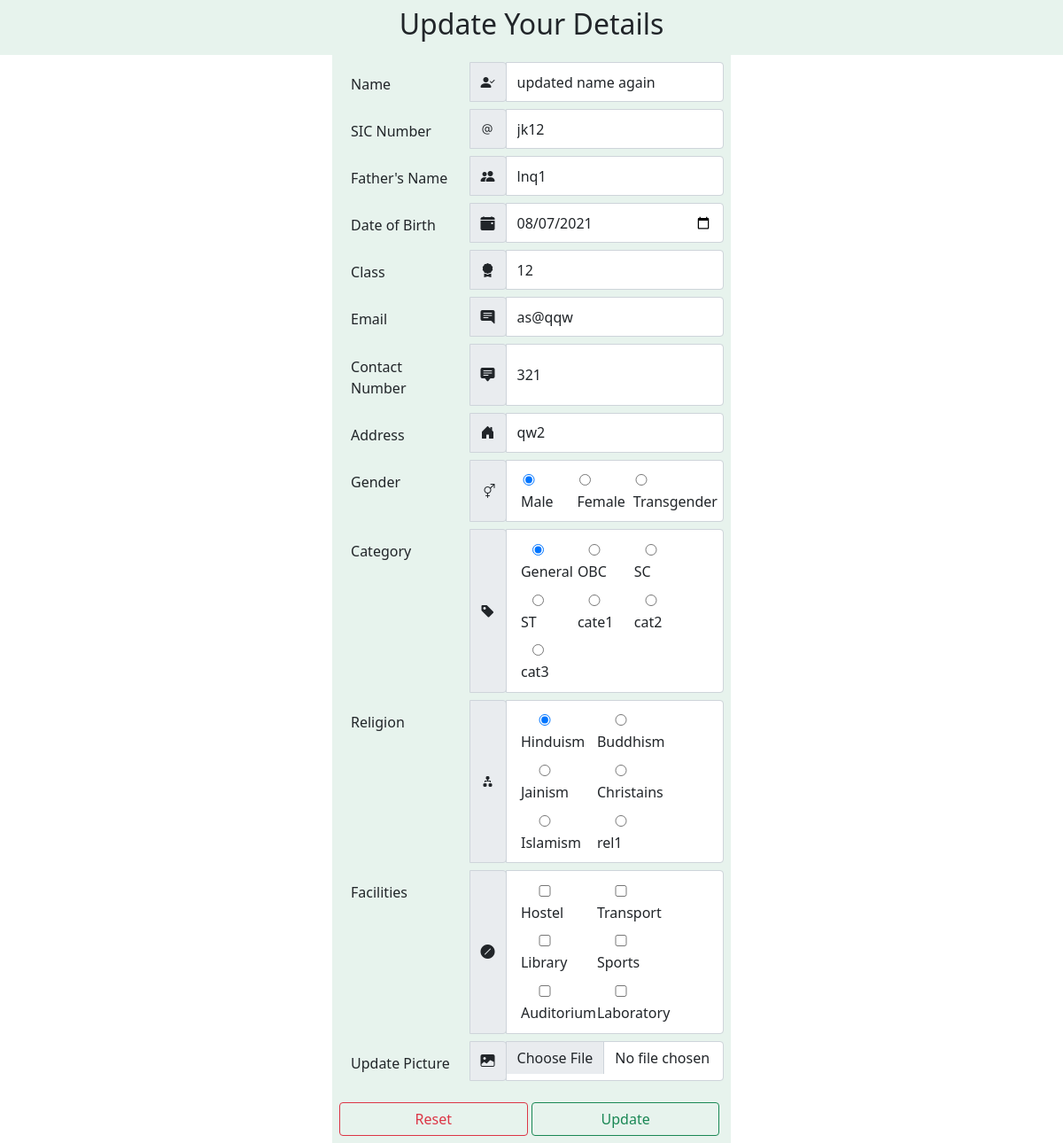
The page /php/edit.php?id=37 on the database its author committed.
### tables this page shows
CREATE TABLE `students_form` (
  `id` int(100) NOT NULL,
  `name` text NOT NULL,
  `sic` varchar(10) NOT NULL,
  `father_name` text NOT NULL,
  `dob` date NOT NULL,
  `class` int(5) NOT NULL,
  `category_id` int(255) NOT NULL,
  `gender` text NOT NULL,
  `email` varchar(30) NOT NULL,
  `contact` bigint(15) NOT NULL,
  `religion_id` int(255) NOT NULL,
  `address` varchar(50) NOT NULL,
  `password` varchar(30) NOT NULL,
  `facilities_id` varchar(255) NOT NULL,
  `image` varchar(255) NOT NULL,
  `registration_date` datetime NOT NULL DEFAULT current_timestamp()
);

CREATE TABLE `category` (
  `id` int(100) NOT NULL,
  `category_name` varchar(100) NOT NULL
);

CREATE TABLE `religion` (
  `id` int(100) NOT NULL,
  `religion_name` text NOT NULL
);

CREATE TABLE `facilities` (
  `id` int(100) NOT NULL,
  `facility_name` text NOT NULL
);

### php/edit.php (the view, shortened to what this page needs)
<?php
$user_id = $_REQUEST['id'];
require ("connection.php");
$command = "SELECT * FROM students_form WHERE id=$user_id";
$query1_result = mysqli_query($connect_command,$command);
while($res=mysqli_fetch_array($query1_result))
{
?>
<!DOCTYPE html>
<html lang="en">
<head>
    <link rel="stylesheet" href="//cdn.datatables.net/1.10.25/css/jquery.dataTables.min.css">
    <link href="https://cdn.jsdelivr.net/npm/bootstrap@5.1.0/dist/css/bootstrap.min.css" rel="stylesheet">
    <link rel="stylesheet" href="https://cdn.jsdelivr.net/npm/bootstrap-icons@1.5.0/font/bootstrap-icons.css">
    <link rel="stylesheet" type="text/css" href="https://cdn.datatables.net/v/dt/dt-1.10.25/datatables.min.css" />
</head>
<body>
    <div class="head  bg-success p-2 text-dark bg-opacity-10">
        <h2 style="text-align: center;">Update Your Details</h2>
    </div>
    <div class="container bg-success p-2 text-dark bg-opacity-10">
        <form action="update.php?id=<?php echo $res['id']; ?>" method="POST" enctype="multipart/form-data">
        <div class="mb-2 input-group has-validation">
            <label for="name" class="form-label ">Name</label>
            <span class="input-group-text" id="inputGroupPrepend"><i class="bi bi-person-check-fill"></i></span>
            <input type="text" class="form-control " id="name" name="name" aria-describedby="inputGroupPrepend" value="<?php echo $res['name'];?>">
        </div>
        <div class="mb-2 input-group has-validation">
            <label for="sic" class="form-label">SIC Number</label>
            <span class="input-group-text" id="inputGroupPrepend"><i class="bi bi-at"></i></span>
            <input type="text" class="form-control" id="sic" name="sic" aria-describedby="inputGroupPrepend" value="<?php echo $res['sic'];?>">
        </div>
        <div class="mb-2 input-group has-validation">
            <label for="Father_name" class="form-label">Father's Name</label>
            <span class="input-group-text" id="inputGroupPrepend"><i class="bi bi-people-fill"></i></span>
            <input type="text" class="form-control" id="Father_name" name="father_name" aria-describedby="inputGroupPrepend" value="<?php echo $res['father_name'];?>">
        </div>
        <div class="mb-2 input-group has-validation">
            <label for="dob" class="form-label">Date of Birth</label>
            <span class="input-group-text" id="inputGroupPrepend"><i class="bi bi-calendar-event-fill"></i></span>
            <input type="date" class="form-control" id="dob" name="dob" aria-describedby="inputGroupPrepend" value="<?php echo $res['dob'];?>">
        </div>
        <div class="mb-2 input-group has-validation">
            <label for="class" class="form-label">Class</label>
            <span class="input-group-text" id="inputGroupPrepend"><i class="bi bi-award-fill"></i></span>
            <input type="number" class="form-control" id="class" name="class" aria-describedby="inputGroupPrepend"value="<?php echo $res['class'];?>">
        </div>
        <div class="mb-2 input-group has-validation">
            <label for="email" class="form-label">Email</label>
            <span class="input-group-text" id="inputGroupPrepend"><i class="bi bi-chat-right-text-fill"></i></span>
            <input type="email" class="form-control" id="email" name="email" aria-describedby="inputGroupPrepend" value="<?php echo $res['email'];?>">
        </div>
        <div class="mb-2 input-group has-validation">
            <label for="contact" class="form-label">Contact Number</label>
            <span class="input-group-text" id="inputGroupPrepend"><i class="bi bi-chat-square-text-fill"></i></span>
            <input type="number" class="form-control" id="contact" name="contact" aria-describedby="inputGroupPrepend" value="<?php echo $res['contact'];?>">
        </div>
        <div class="mb-2 input-group has-validation">
            <label for="address" class="form-label">Address</label>
            <span class="input-group-text" id="inputGroupPrepend"><i class="bi bi-house-door-fill"></i></span>
            <input type="text" class="form-control" id="address" name="address" aria-describedby="inputGroupPrepend" value="<?php echo $res['address'];?>">
        </div>
        <div class="mb-2 input-group has-validation">
            <label for="general" class="form-label">Gender</label>
            <span class="input-group-text" id="inputGroupPrepend"><i class="bi bi-gender-ambiguous"></i></span>
        <div class="form-control  " style="word-spacing: 24px;">
                <label for="male" style="width: 12% !important;margin:2% !important;">
                    <input type="radio" id="male" name="gender" value="Male" <?php if('Male'==$res['gender']) echo 'checked'; ?> > Male
                </label>
                <label for="female" style="width: 12% !important;margin:2% !important;">
                    <input type="radio" id="female" name="gender" value="Female" <?php if('Female'==$res['gender']) echo 'checked'; ?> > Female
                </label>
                <label for="ts" style="width: 12% !important;margin:2% !important;">
                    <input type="radio" id="ts" name="gender" value="Transgender" <?php if('Transgender'==$res['gender']) echo 'checked'; ?> > Transgender
                </label>
        </div>
        </div>
        <div class="mb-2 input-group has-validation">
            <label for="address" class="form-label">Category</label>
            <span class="input-group-text" id="inputGroupPrepend"><i class="bi bi-tag-fill"></i></span>
            <div class="form-control" style="word-spacing: 400px;">
        <?php
   $connect_command = mysqli_connect('localhost', 'root', '', 'php_internship');
   $command="SELECT * FROM category";
   $query_result= mysqli_query($connect_command,$command);
       while($result=mysqli_fetch_array($query_result))
        {
               echo '<label style="width: 25% !important;margin:2% !important;">';
         ?>
                <input type="radio" name="category" value="<?php echo $result["id"]; ?>" <?php   if($res["category_id"] == $result["id"])  echo 'checked'; ?> >
       <?php
               echo $result['category_name'];
               echo '</label>';
        }
         ?>
        </div>
        </div>
        <div class="mb-2 input-group has-validation">
            <label for="address" class="form-label">Religion</label>
            <span class="input-group-text" id="inputGroupPrepend"><i class="bi bi-diagram-2-fill"></i></span>
            <div class="form-control" style="word-spacing: 400px;">
        <?php
   $connect_command = mysqli_connect('localhost', 'root', '', 'php_internship');
   $command="SELECT * FROM religion";
   $query_result= mysqli_query($connect_command,$command);
       while($result=mysqli_fetch_array($query_result))
        {
               echo '<label style="width: 35% !important;margin:2% !important;">';
         ?>
                <input type="radio" name="religion" value="<?php echo $result["id"];?>" <?php   if($res["religion_id"] == $result["id"])  echo 'checked'; ?> >
       <?php
               echo $result['religion_name'];
               echo '</label>';
        }
         ?>
        </div>
        </div>
        <div class="mb-2 input-group has-validation">
            <label for="address" class="form-label">Facilities</label>
            <span class="input-group-text" id="inputGroupPrepend"><i class="bi bi-slash-circle-fill"></i></span>
            <div class="form-control" style="word-spacing: 400px;">
        <?php
   $connect_command = mysqli_connect('localhost', 'root', '', 'php_internship');
   $command="SELECT * FROM facilities";
   $query_result= mysqli_query($connect_command,$command);
       while($result=mysqli_fetch_array($query_result))
        {
               echo '<label style="width: 35% !important;margin:2% !important;">';
         ?>
                <input type="checkbox" name="facilities[]" value="<?php echo $result["id"]; ?>" <?php   if($res["facilities_id"] == $result["id"])  echo 'checked'; ?> >
       <?php
               echo $result['facility_name'];
               echo '</label>';
        }
}
         ?>
        </div>
        </div>
        <div class="mb-4 input-group has-validation">
            <label for="image" class="form-label">Update Picture</label>
            <span class="input-group-text" id="inputGroupPrepend"><i class="bi bi-image-fill"></i></span>
            <input type="file" class="form-control" id="image" name="image" aria-describedby="inputGroupPrepend" >
        </div>
        <div class="col-12 ">
               <button type="reset"  class="btn  btn-outline-danger " style="width: 49%;">Reset</button>
               <button type="submit" class="btn btn-outline-success" id="submit" style="width: 49%;">Update</button>
            </div>
            </form>
    </div>
</body>
</html>

### php/edit.php (style rules this page uses)
* { margin: 0; padding: 0; }
.container { width: 450px; }
label { margin: 3%; width: 28%; }
input { width: 70%; }

### rows shown on the page
students_form: name "updated name again", sic "jk12", father_name "lnq1", dob "08/07/2021", email "as@qqw", contact "321", address "qw2", gender "☑ Male", gender "☐ Female", gender "☐ Transgender", category_id "☑ General", category_id "☐ OBC", category_id "☐ SC", category_id "☐ ST", category_id "☐ cate1", category_id "☐ cat2", category_id "☐ cat3", religion_id "☑ Hinduism", religion_id "☐ Buddhism", religion_id "☐ Jainism", religion_id "☐ Christains", religion_id "☐ Islamism", religion_id "☐ rel1"
category: category_name "General"
category: category_name "OBC"
category: category_name "SC"
category: category_name "ST"
category: category_name "cate1"
category: category_name "cat2"
category: category_name "cat3"
religion: religion_name "Hinduism"
religion: religion_name "Buddhism"
religion: religion_name "Jainism"
religion: religion_name "Christains"
religion: religion_name "Islamism"
religion: religion_name "rel1"
facilities: facility_name "Hostel"
facilities: facility_name "Transport"
facilities: facility_name "Library"
facilities: facility_name "Sports"
facilities: facility_name "Auditorium"
facilities: facility_name "Laboratory"
